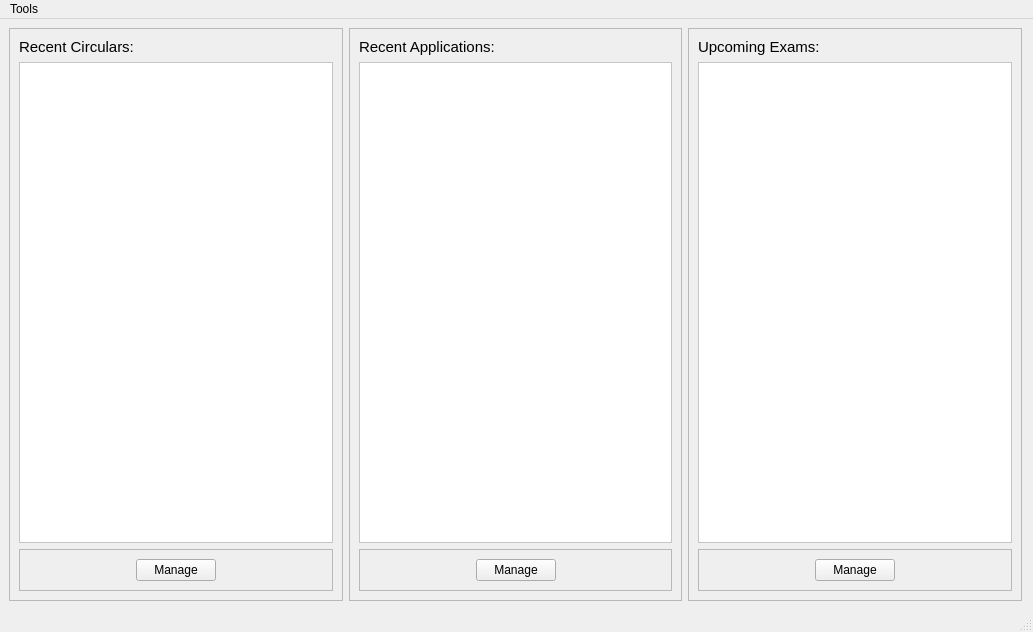
<?xml version="1.0" encoding="UTF-8"?>
<ui version="4.0">
 <class>MainWindow</class>
 <widget class="QMainWindow" name="MainWindow">
  <property name="geometry">
   <rect>
    <x>0</x>
    <y>0</y>
    <width>1033</width>
    <height>632</height>
   </rect>
  </property>
  <property name="windowTitle">
   <string>Job Application Manager</string>
  </property>
  <widget class="QWidget" name="centralwidget">
   <widget class="QStackedWidget" name="stack">
    <property name="geometry">
     <rect>
      <x>0</x>
      <y>0</y>
      <width>1031</width>
      <height>591</height>
     </rect>
    </property>
    <property name="currentIndex">
     <number>0</number>
    </property>
    <widget class="QWidget" name="homepage">
     <layout class="QHBoxLayout" name="horizontalLayout">
      <item>
       <widget class="QFrame" name="circframe">
        <property name="frameShape">
         <enum>QFrame::StyledPanel</enum>
        </property>
        <property name="frameShadow">
         <enum>QFrame::Raised</enum>
        </property>
        <layout class="QVBoxLayout" name="verticalLayout">
         <item>
          <widget class="QLabel" name="label">
           <property name="font">
            <font>
             <pointsize>11</pointsize>
            </font>
           </property>
           <property name="text">
            <string>Recent Circulars:</string>
           </property>
          </widget>
         </item>
         <item>
          <widget class="QTableWidget" name="minicirc">
           <property name="styleSheet">
            <string notr="true">gridline-color: rgb(0, 0, 0);
alternate-background-color: #dedede; background-color: white;</string>
           </property>
           <property name="editTriggers">
            <set>QAbstractItemView::DoubleClicked</set>
           </property>
           <property name="alternatingRowColors">
            <bool>true</bool>
           </property>
           <property name="selectionMode">
            <enum>QAbstractItemView::NoSelection</enum>
           </property>
           <property name="selectionBehavior">
            <enum>QAbstractItemView::SelectRows</enum>
           </property>
          </widget>
         </item>
         <item>
          <widget class="QFrame" name="frame">
           <property name="frameShape">
            <enum>QFrame::StyledPanel</enum>
           </property>
           <property name="frameShadow">
            <enum>QFrame::Raised</enum>
           </property>
           <layout class="QHBoxLayout" name="horizontalLayout_2">
            <item>
             <spacer name="horizontalSpacer">
              <property name="orientation">
               <enum>Qt::Horizontal</enum>
              </property>
              <property name="sizeHint" stdset="0">
               <size>
                <width>40</width>
                <height>20</height>
               </size>
              </property>
             </spacer>
            </item>
            <item>
             <widget class="QPushButton" name="circmanbtn">
              <property name="text">
               <string>Manage</string>
              </property>
             </widget>
            </item>
            <item>
             <spacer name="horizontalSpacer_2">
              <property name="orientation">
               <enum>Qt::Horizontal</enum>
              </property>
              <property name="sizeHint" stdset="0">
               <size>
                <width>40</width>
                <height>20</height>
               </size>
              </property>
             </spacer>
            </item>
           </layout>
          </widget>
         </item>
        </layout>
       </widget>
      </item>
      <item>
       <widget class="QFrame" name="appframe">
        <property name="frameShape">
         <enum>QFrame::StyledPanel</enum>
        </property>
        <property name="frameShadow">
         <enum>QFrame::Raised</enum>
        </property>
        <layout class="QVBoxLayout" name="verticalLayout_2">
         <item>
          <widget class="QLabel" name="label_2">
           <property name="font">
            <font>
             <pointsize>11</pointsize>
            </font>
           </property>
           <property name="text">
            <string>Recent Applications:</string>
           </property>
          </widget>
         </item>
         <item>
          <widget class="QTableWidget" name="miniapp">
           <property name="styleSheet">
            <string notr="true">gridline-color: rgb(0, 0, 0);
alternate-background-color: #dedede; background-color: white;</string>
           </property>
           <property name="editTriggers">
            <set>QAbstractItemView::NoEditTriggers</set>
           </property>
           <property name="alternatingRowColors">
            <bool>true</bool>
           </property>
           <property name="selectionMode">
            <enum>QAbstractItemView::NoSelection</enum>
           </property>
           <property name="selectionBehavior">
            <enum>QAbstractItemView::SelectRows</enum>
           </property>
          </widget>
         </item>
         <item>
          <widget class="QFrame" name="frame_2">
           <property name="frameShape">
            <enum>QFrame::StyledPanel</enum>
           </property>
           <property name="frameShadow">
            <enum>QFrame::Raised</enum>
           </property>
           <layout class="QHBoxLayout" name="horizontalLayout_3">
            <item>
             <spacer name="horizontalSpacer_3">
              <property name="orientation">
               <enum>Qt::Horizontal</enum>
              </property>
              <property name="sizeHint" stdset="0">
               <size>
                <width>40</width>
                <height>20</height>
               </size>
              </property>
             </spacer>
            </item>
            <item>
             <widget class="QPushButton" name="appmanbtn">
              <property name="text">
               <string>Manage</string>
              </property>
             </widget>
            </item>
            <item>
             <spacer name="horizontalSpacer_4">
              <property name="orientation">
               <enum>Qt::Horizontal</enum>
              </property>
              <property name="sizeHint" stdset="0">
               <size>
                <width>40</width>
                <height>20</height>
               </size>
              </property>
             </spacer>
            </item>
           </layout>
          </widget>
         </item>
        </layout>
       </widget>
      </item>
      <item>
       <widget class="QFrame" name="examframe">
        <property name="frameShape">
         <enum>QFrame::StyledPanel</enum>
        </property>
        <property name="frameShadow">
         <enum>QFrame::Raised</enum>
        </property>
        <layout class="QVBoxLayout" name="verticalLayout_3">
         <item>
          <widget class="QLabel" name="label_3">
           <property name="font">
            <font>
             <pointsize>11</pointsize>
            </font>
           </property>
           <property name="text">
            <string>Upcoming Exams:</string>
           </property>
          </widget>
         </item>
         <item>
          <widget class="QTableWidget" name="miniexam">
           <property name="styleSheet">
            <string notr="true">gridline-color: rgb(0, 0, 0);
alternate-background-color: #dedede; background-color: white;
</string>
           </property>
           <property name="editTriggers">
            <set>QAbstractItemView::NoEditTriggers</set>
           </property>
           <property name="alternatingRowColors">
            <bool>true</bool>
           </property>
           <property name="selectionMode">
            <enum>QAbstractItemView::NoSelection</enum>
           </property>
           <property name="selectionBehavior">
            <enum>QAbstractItemView::SelectRows</enum>
           </property>
          </widget>
         </item>
         <item>
          <widget class="QFrame" name="frame_3">
           <property name="frameShape">
            <enum>QFrame::StyledPanel</enum>
           </property>
           <property name="frameShadow">
            <enum>QFrame::Raised</enum>
           </property>
           <layout class="QHBoxLayout" name="horizontalLayout_4">
            <item>
             <spacer name="horizontalSpacer_5">
              <property name="orientation">
               <enum>Qt::Horizontal</enum>
              </property>
              <property name="sizeHint" stdset="0">
               <size>
                <width>40</width>
                <height>20</height>
               </size>
              </property>
             </spacer>
            </item>
            <item>
             <widget class="QPushButton" name="exmanbtn">
              <property name="text">
               <string>Manage</string>
              </property>
             </widget>
            </item>
            <item>
             <spacer name="horizontalSpacer_6">
              <property name="orientation">
               <enum>Qt::Horizontal</enum>
              </property>
              <property name="sizeHint" stdset="0">
               <size>
                <width>40</width>
                <height>20</height>
               </size>
              </property>
             </spacer>
            </item>
           </layout>
          </widget>
         </item>
        </layout>
       </widget>
      </item>
     </layout>
    </widget>
    <widget class="QWidget" name="mancircpage">
     <layout class="QVBoxLayout" name="verticalLayout_4">
      <item>
       <widget class="QTableWidget" name="fullcirc">
        <property name="font">
         <font>
          <strikeout>false</strikeout>
         </font>
        </property>
        <property name="styleSheet">
         <string notr="true">gridline-color: rgb(0, 0, 0);
alternate-background-color: #dedede; background-color: white;</string>
        </property>
        <property name="editTriggers">
         <set>QAbstractItemView::NoEditTriggers</set>
        </property>
        <property name="showDropIndicator" stdset="0">
         <bool>false</bool>
        </property>
        <property name="dragDropOverwriteMode">
         <bool>false</bool>
        </property>
        <property name="alternatingRowColors">
         <bool>true</bool>
        </property>
        <property name="selectionBehavior">
         <enum>QAbstractItemView::SelectRows</enum>
        </property>
        <property name="rowCount">
         <number>0</number>
        </property>
        <property name="columnCount">
         <number>0</number>
        </property>
        <attribute name="horizontalHeaderShowSortIndicator" stdset="0">
         <bool>false</bool>
        </attribute>
        <attribute name="verticalHeaderShowSortIndicator" stdset="0">
         <bool>false</bool>
        </attribute>
       </widget>
      </item>
      <item>
       <widget class="QFrame" name="frame_4">
        <property name="frameShape">
         <enum>QFrame::StyledPanel</enum>
        </property>
        <property name="frameShadow">
         <enum>QFrame::Raised</enum>
        </property>
        <layout class="QHBoxLayout" name="horizontalLayout_5">
         <item>
          <widget class="QLabel" name="pendinglabel">
           <property name="font">
            <font>
             <pointsize>11</pointsize>
            </font>
           </property>
           <property name="text">
            <string>Pending  Application Fee: </string>
           </property>
          </widget>
         </item>
         <item>
          <spacer name="horizontalSpacer_7">
           <property name="orientation">
            <enum>Qt::Horizontal</enum>
           </property>
           <property name="sizeHint" stdset="0">
            <size>
             <width>666</width>
             <height>20</height>
            </size>
           </property>
          </spacer>
         </item>
         <item>
          <widget class="QPushButton" name="delbtn">
           <property name="text">
            <string>Delete</string>
           </property>
          </widget>
         </item>
         <item>
          <widget class="QPushButton" name="modcircbtn">
           <property name="text">
            <string>Modify</string>
           </property>
          </widget>
         </item>
         <item>
          <widget class="QPushButton" name="addncbtn">
           <property name="text">
            <string>Add New</string>
           </property>
          </widget>
         </item>
         <item>
          <widget class="QPushButton" name="mancircbackbtn">
           <property name="text">
            <string>Back</string>
           </property>
          </widget>
         </item>
        </layout>
       </widget>
      </item>
     </layout>
    </widget>
    <widget class="QWidget" name="manapppage">
     <layout class="QVBoxLayout" name="verticalLayout_5">
      <item>
       <widget class="QTableWidget" name="fullapp">
        <property name="font">
         <font>
          <strikeout>false</strikeout>
         </font>
        </property>
        <property name="styleSheet">
         <string notr="true">gridline-color: rgb(0, 0, 0);
alternate-background-color: #dedede; background-color: white;</string>
        </property>
        <property name="editTriggers">
         <set>QAbstractItemView::NoEditTriggers</set>
        </property>
        <property name="showDropIndicator" stdset="0">
         <bool>false</bool>
        </property>
        <property name="dragDropOverwriteMode">
         <bool>false</bool>
        </property>
        <property name="alternatingRowColors">
         <bool>true</bool>
        </property>
        <property name="selectionMode">
         <enum>QAbstractItemView::SingleSelection</enum>
        </property>
        <property name="selectionBehavior">
         <enum>QAbstractItemView::SelectRows</enum>
        </property>
        <property name="rowCount">
         <number>0</number>
        </property>
        <property name="columnCount">
         <number>0</number>
        </property>
        <attribute name="horizontalHeaderShowSortIndicator" stdset="0">
         <bool>false</bool>
        </attribute>
        <attribute name="verticalHeaderShowSortIndicator" stdset="0">
         <bool>false</bool>
        </attribute>
       </widget>
      </item>
      <item>
       <widget class="QFrame" name="frame_5">
        <property name="frameShape">
         <enum>QFrame::StyledPanel</enum>
        </property>
        <property name="frameShadow">
         <enum>QFrame::Raised</enum>
        </property>
        <layout class="QHBoxLayout" name="horizontalLayout_6">
         <item>
          <widget class="QLabel" name="pendinglabel2">
           <property name="font">
            <font>
             <pointsize>11</pointsize>
            </font>
           </property>
           <property name="text">
            <string>Pending  Application Fee: </string>
           </property>
          </widget>
         </item>
         <item>
          <spacer name="horizontalSpacer_8">
           <property name="orientation">
            <enum>Qt::Horizontal</enum>
           </property>
           <property name="sizeHint" stdset="0">
            <size>
             <width>666</width>
             <height>20</height>
            </size>
           </property>
          </spacer>
         </item>
         <item>
          <widget class="QPushButton" name="delbtn2">
           <property name="text">
            <string>Delete</string>
           </property>
          </widget>
         </item>
         <item>
          <widget class="QPushButton" name="modappbtn">
           <property name="text">
            <string>Modify</string>
           </property>
          </widget>
         </item>
         <item>
          <widget class="QPushButton" name="manappbackbtn">
           <property name="text">
            <string>Back</string>
           </property>
          </widget>
         </item>
        </layout>
       </widget>
      </item>
     </layout>
    </widget>
    <widget class="QWidget" name="manexpage">
     <layout class="QVBoxLayout" name="verticalLayout_6">
      <item>
       <widget class="QTableWidget" name="fullex">
        <property name="font">
         <font>
          <strikeout>false</strikeout>
         </font>
        </property>
        <property name="styleSheet">
         <string notr="true">gridline-color: rgb(0, 0, 0);
alternate-background-color: #dedede; background-color: white;</string>
        </property>
        <property name="editTriggers">
         <set>QAbstractItemView::NoEditTriggers</set>
        </property>
        <property name="showDropIndicator" stdset="0">
         <bool>false</bool>
        </property>
        <property name="dragDropOverwriteMode">
         <bool>false</bool>
        </property>
        <property name="alternatingRowColors">
         <bool>true</bool>
        </property>
        <property name="selectionMode">
         <enum>QAbstractItemView::SingleSelection</enum>
        </property>
        <property name="selectionBehavior">
         <enum>QAbstractItemView::SelectRows</enum>
        </property>
        <property name="rowCount">
         <number>0</number>
        </property>
        <property name="columnCount">
         <number>0</number>
        </property>
        <attribute name="horizontalHeaderShowSortIndicator" stdset="0">
         <bool>false</bool>
        </attribute>
        <attribute name="verticalHeaderShowSortIndicator" stdset="0">
         <bool>false</bool>
        </attribute>
       </widget>
      </item>
      <item>
       <widget class="QFrame" name="frame_6">
        <property name="frameShape">
         <enum>QFrame::StyledPanel</enum>
        </property>
        <property name="frameShadow">
         <enum>QFrame::Raised</enum>
        </property>
        <layout class="QHBoxLayout" name="horizontalLayout_7">
         <item>
          <widget class="QLabel" name="pendinglabel3">
           <property name="font">
            <font>
             <pointsize>11</pointsize>
            </font>
           </property>
           <property name="text">
            <string>Pending  Application Fee: </string>
           </property>
          </widget>
         </item>
         <item>
          <spacer name="horizontalSpacer_9">
           <property name="orientation">
            <enum>Qt::Horizontal</enum>
           </property>
           <property name="sizeHint" stdset="0">
            <size>
             <width>666</width>
             <height>20</height>
            </size>
           </property>
          </spacer>
         </item>
         <item>
          <widget class="QPushButton" name="delbtn3">
           <property name="text">
            <string>Delete</string>
           </property>
          </widget>
         </item>
         <item>
          <widget class="QPushButton" name="modexbtn">
           <property name="text">
            <string>Modify</string>
           </property>
          </widget>
         </item>
         <item>
          <widget class="QPushButton" name="addnebtn">
           <property name="text">
            <string>Add New</string>
           </property>
          </widget>
         </item>
         <item>
          <widget class="QPushButton" name="manexbackbtn">
           <property name="text">
            <string>Back</string>
           </property>
          </widget>
         </item>
        </layout>
       </widget>
      </item>
     </layout>
    </widget>
    <widget class="QWidget" name="arcPage">
     <layout class="QVBoxLayout" name="verticalLayout_8">
      <item>
       <widget class="QTableWidget" name="arctable">
        <property name="font">
         <font>
          <strikeout>false</strikeout>
         </font>
        </property>
        <property name="styleSheet">
         <string notr="true">gridline-color: rgb(0, 0, 0);
alternate-background-color: #dedede; background-color: white;</string>
        </property>
        <property name="editTriggers">
         <set>QAbstractItemView::NoEditTriggers</set>
        </property>
        <property name="showDropIndicator" stdset="0">
         <bool>false</bool>
        </property>
        <property name="dragDropOverwriteMode">
         <bool>false</bool>
        </property>
        <property name="alternatingRowColors">
         <bool>true</bool>
        </property>
        <property name="selectionMode">
         <enum>QAbstractItemView::NoSelection</enum>
        </property>
        <property name="selectionBehavior">
         <enum>QAbstractItemView::SelectRows</enum>
        </property>
        <property name="sortingEnabled">
         <bool>true</bool>
        </property>
        <property name="rowCount">
         <number>0</number>
        </property>
        <property name="columnCount">
         <number>0</number>
        </property>
        <attribute name="horizontalHeaderShowSortIndicator" stdset="0">
         <bool>true</bool>
        </attribute>
        <attribute name="verticalHeaderShowSortIndicator" stdset="0">
         <bool>false</bool>
        </attribute>
       </widget>
      </item>
      <item>
       <widget class="QFrame" name="frame_7">
        <property name="frameShape">
         <enum>QFrame::StyledPanel</enum>
        </property>
        <property name="frameShadow">
         <enum>QFrame::Raised</enum>
        </property>
        <layout class="QHBoxLayout" name="horizontalLayout_8">
         <item>
          <widget class="QLabel" name="arcpend">
           <property name="font">
            <font>
             <pointsize>11</pointsize>
            </font>
           </property>
           <property name="text">
            <string/>
           </property>
          </widget>
         </item>
         <item>
          <spacer name="horizontalSpacer_10">
           <property name="orientation">
            <enum>Qt::Horizontal</enum>
           </property>
           <property name="sizeHint" stdset="0">
            <size>
             <width>666</width>
             <height>20</height>
            </size>
           </property>
          </spacer>
         </item>
         <item>
          <widget class="QPushButton" name="arcbackbtn">
           <property name="text">
            <string>Back</string>
           </property>
          </widget>
         </item>
        </layout>
       </widget>
      </item>
     </layout>
    </widget>
    <widget class="QWidget" name="congrats">
     <layout class="QVBoxLayout" name="verticalLayout_7">
      <item>
       <spacer name="verticalSpacer">
        <property name="orientation">
         <enum>Qt::Vertical</enum>
        </property>
        <property name="sizeHint" stdset="0">
         <size>
          <width>20</width>
          <height>40</height>
         </size>
        </property>
       </spacer>
      </item>
      <item>
       <widget class="QFrame" name="frame_9">
        <property name="frameShape">
         <enum>QFrame::StyledPanel</enum>
        </property>
        <property name="frameShadow">
         <enum>QFrame::Raised</enum>
        </property>
        <layout class="QHBoxLayout" name="horizontalLayout_9">
         <item>
          <spacer name="horizontalSpacer_11">
           <property name="orientation">
            <enum>Qt::Horizontal</enum>
           </property>
           <property name="sizeHint" stdset="0">
            <size>
             <width>242</width>
             <height>20</height>
            </size>
           </property>
          </spacer>
         </item>
         <item>
          <widget class="QFrame" name="frame_8">
           <property name="frameShape">
            <enum>QFrame::StyledPanel</enum>
           </property>
           <property name="frameShadow">
            <enum>QFrame::Raised</enum>
           </property>
           <layout class="QVBoxLayout" name="verticalLayout_9">
            <item>
             <widget class="QLabel" name="label_4">
              <property name="font">
               <font>
                <family>Ravie</family>
                <pointsize>30</pointsize>
               </font>
              </property>
              <property name="text">
               <string>Congratulations!</string>
              </property>
              <property name="alignment">
               <set>Qt::AlignCenter</set>
              </property>
             </widget>
            </item>
            <item>
             <widget class="QLabel" name="label_5">
              <property name="font">
               <font>
                <pointsize>13</pointsize>
               </font>
              </property>
              <property name="text">
               <string>Congratulations on your outstanding achievement! Your hard work and dedication have paid off, and this success is well-deserved. Wishing you continued success and happiness on your journey ahead!</string>
              </property>
              <property name="alignment">
               <set>Qt::AlignCenter</set>
              </property>
              <property name="wordWrap">
               <bool>true</bool>
              </property>
             </widget>
            </item>
           </layout>
          </widget>
         </item>
         <item>
          <spacer name="horizontalSpacer_12">
           <property name="orientation">
            <enum>Qt::Horizontal</enum>
           </property>
           <property name="sizeHint" stdset="0">
            <size>
             <width>242</width>
             <height>20</height>
            </size>
           </property>
          </spacer>
         </item>
        </layout>
       </widget>
      </item>
      <item>
       <widget class="QFrame" name="frame_10">
        <property name="frameShape">
         <enum>QFrame::StyledPanel</enum>
        </property>
        <property name="frameShadow">
         <enum>QFrame::Raised</enum>
        </property>
        <layout class="QHBoxLayout" name="horizontalLayout_10">
         <item>
          <spacer name="horizontalSpacer_13">
           <property name="orientation">
            <enum>Qt::Horizontal</enum>
           </property>
           <property name="sizeHint" stdset="0">
            <size>
             <width>40</width>
             <height>20</height>
            </size>
           </property>
          </spacer>
         </item>
         <item>
          <widget class="QLabel" name="label_6">
           <property name="font">
            <font>
             <pointsize>10</pointsize>
            </font>
           </property>
           <property name="text">
            <string>Is it the final stage? (Yes will archive the data)</string>
           </property>
          </widget>
         </item>
         <item>
          <widget class="QPushButton" name="yesbtn">
           <property name="text">
            <string>Yes</string>
           </property>
          </widget>
         </item>
         <item>
          <widget class="QPushButton" name="nobtn">
           <property name="text">
            <string>No</string>
           </property>
          </widget>
         </item>
         <item>
          <spacer name="horizontalSpacer_14">
           <property name="orientation">
            <enum>Qt::Horizontal</enum>
           </property>
           <property name="sizeHint" stdset="0">
            <size>
             <width>40</width>
             <height>20</height>
            </size>
           </property>
          </spacer>
         </item>
        </layout>
       </widget>
      </item>
      <item>
       <spacer name="verticalSpacer_2">
        <property name="orientation">
         <enum>Qt::Vertical</enum>
        </property>
        <property name="sizeHint" stdset="0">
         <size>
          <width>20</width>
          <height>40</height>
         </size>
        </property>
       </spacer>
      </item>
      <item>
       <widget class="QFrame" name="frame_11">
        <property name="frameShape">
         <enum>QFrame::StyledPanel</enum>
        </property>
        <property name="frameShadow">
         <enum>QFrame::Raised</enum>
        </property>
        <layout class="QHBoxLayout" name="horizontalLayout_11">
         <item>
          <widget class="QLabel" name="arcpend_2">
           <property name="font">
            <font>
             <pointsize>11</pointsize>
            </font>
           </property>
           <property name="text">
            <string/>
           </property>
          </widget>
         </item>
         <item>
          <spacer name="horizontalSpacer_15">
           <property name="orientation">
            <enum>Qt::Horizontal</enum>
           </property>
           <property name="sizeHint" stdset="0">
            <size>
             <width>666</width>
             <height>20</height>
            </size>
           </property>
          </spacer>
         </item>
         <item>
          <widget class="QPushButton" name="congbackbtn">
           <property name="text">
            <string>Back</string>
           </property>
          </widget>
         </item>
        </layout>
       </widget>
      </item>
     </layout>
    </widget>
   </widget>
  </widget>
  <widget class="QMenuBar" name="menubar">
   <property name="geometry">
    <rect>
     <x>0</x>
     <y>0</y>
     <width>1033</width>
     <height>22</height>
    </rect>
   </property>
   <widget class="QMenu" name="menuTools">
    <property name="title">
     <string>Tools</string>
    </property>
    <addaction name="actionArchive"/>
    <addaction name="actionHelp"/>
    <addaction name="actionAbout"/>
   </widget>
   <addaction name="menuTools"/>
  </widget>
  <widget class="QStatusBar" name="statusbar"/>
  <action name="actionArchive">
   <property name="text">
    <string>Archive</string>
   </property>
  </action>
  <action name="actionHelp">
   <property name="text">
    <string>Help</string>
   </property>
  </action>
  <action name="actionAbout">
   <property name="text">
    <string>About</string>
   </property>
  </action>
 </widget>
 <resources/>
 <connections/>
</ui>
